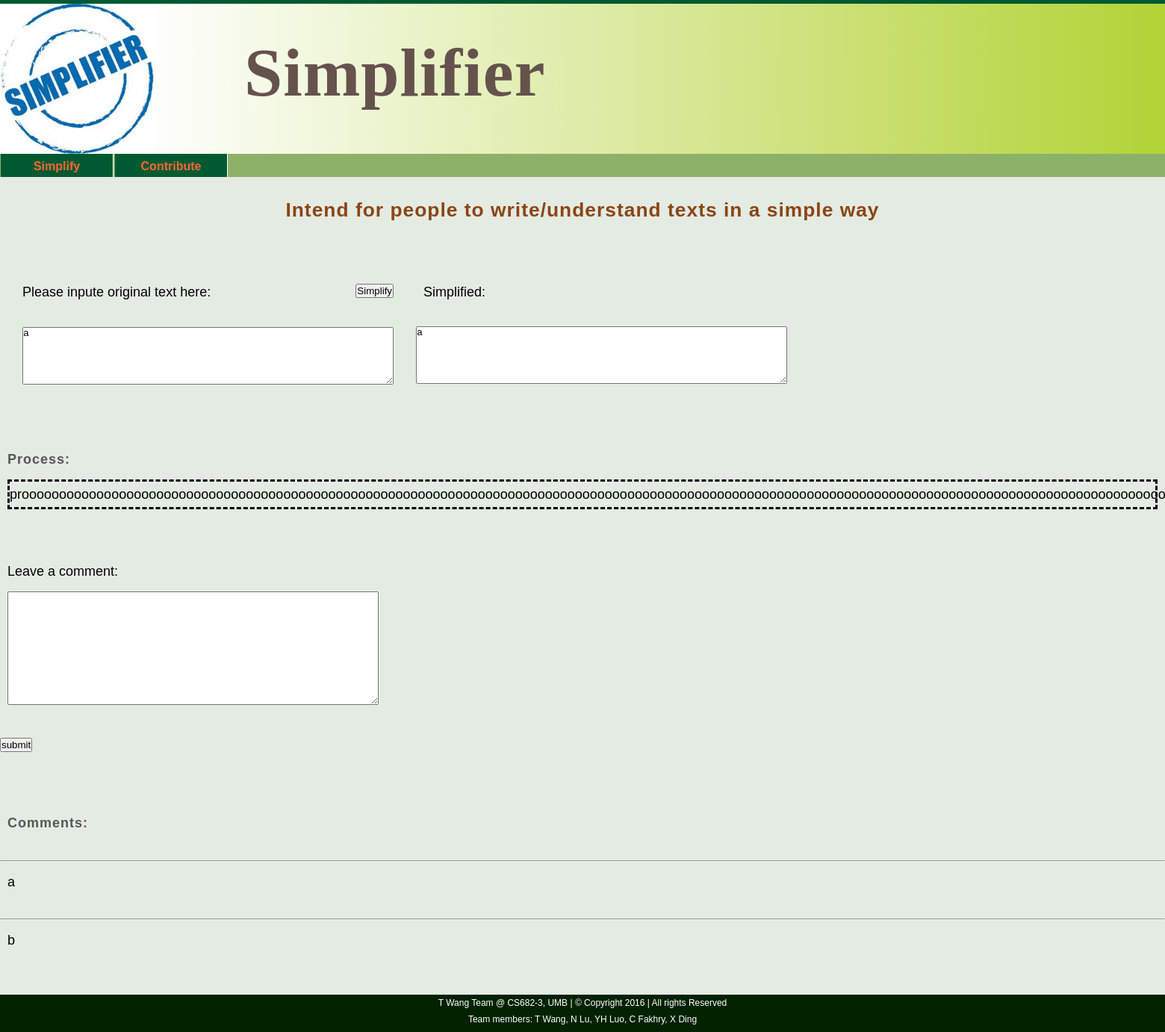
The app's page /result/a/, older data.
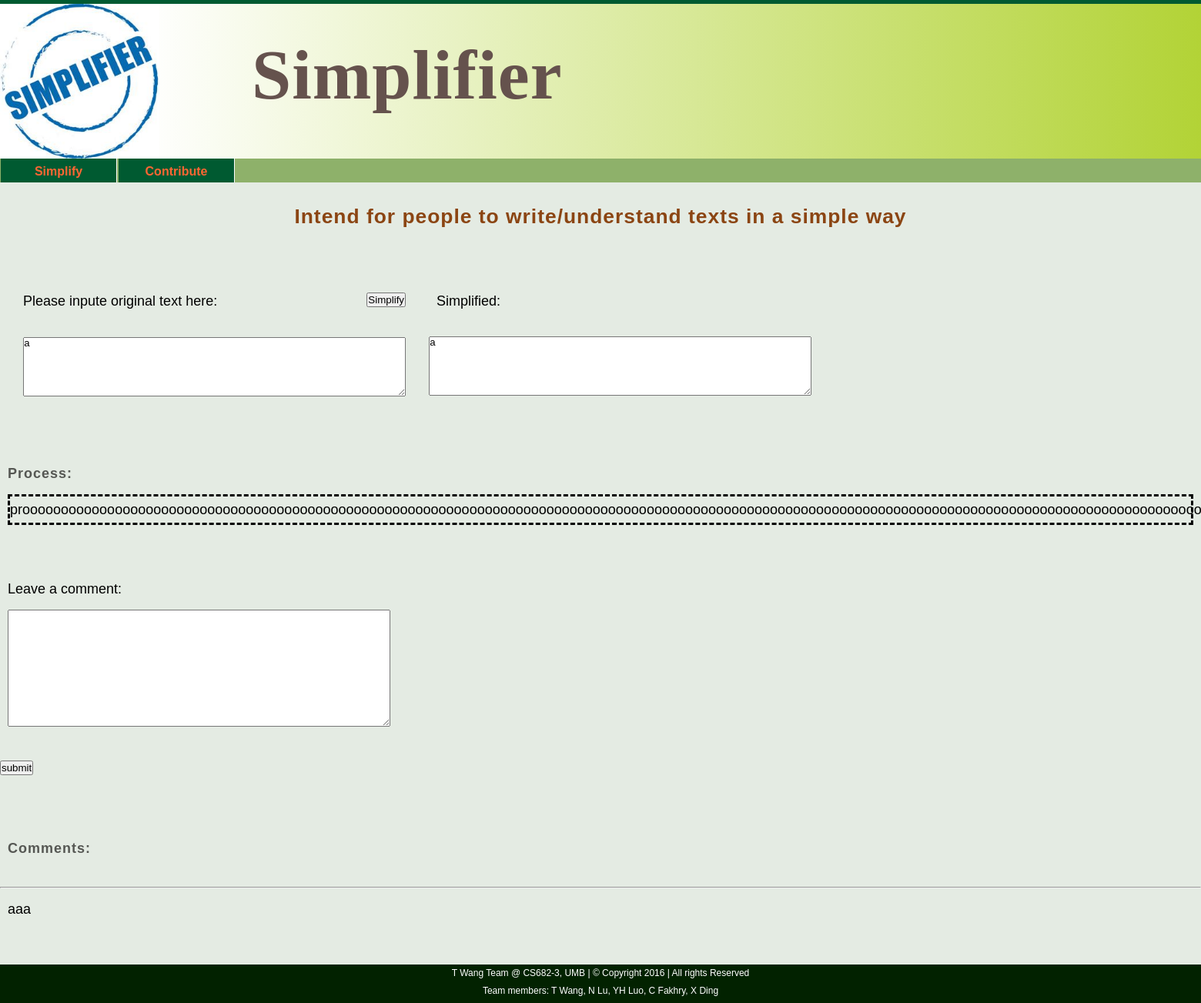
The same page, newer data.
### translate/models.py (models this page shows, shortened)
class Comment(models.Model):
    history = models.ForeignKey(Simplify, on_delete=models.CASCADE)
    comment = models.TextField()

### translate/views.py (the view, shortened to what this page needs)
# urls.py: url(r'^result/(?P<hard_text>[\w\W]*)/$', views.result, name='result'),
def result(request, hard_text):
    form = TestForm(initial={'original_text': hard_text})
    formc = CommentForm()
    simple = hard_text###
    process = "prooooooooooooooooooooooooooooooooooooooooooooooooooooooooooooooooooooooooooooooooooooooooooooooooooooooooooooooooooooooooooooooooooooooooooooooooooooooooooooooooooooooooooooooooooooooooooooooooooooooooooooooooooooooooooooooooooooooooooooooooooooooooooooooooooooooooooooooooooooooooooooooooooooooooooooooooooooooooooooooooooooooooooooooooooooooooooooooooooooooooooooooooooooooooooooooooooooooooooooooooooooooooooooooooooooooooooooooooooooooooooooooooooooooooooooooooooooooooooooooooooooooooooooooooooooooooooooooooooooooooooooooooooooooooooooooooooooooooooooooooooooooooooooooooooooooooooooooooooooooooooooooooooooooooooocess"###
    if 'original_text' in request.GET and request.GET["original_text"]:
        hard_text = request.GET.get("original_text")
        return redirect('result', hard_text)
    else:
        try:
            history = Simplify.objects.get(input=hard_text, output=simple)
        except Simplify.DoesNotExist:
            return render(request, 'result.html', {'simple': simple, 'form' : form, 'formc':formc,'process':process})
        comments = Comment.objects.filter(history=history.id)
        return render(request, 'result.html', {'simple': simple, 'form' : form, 'formc':formc, 'com':comments,'process':process})

### translate/forms.py
class TestForm(forms.Form):
     original_text = forms.CharField(widget=forms.Textarea(attrs={'rows':5, 'cols':60}), label='')

class CommentForm(forms.ModelForm):
    comment = forms.CharField(widget=forms.Textarea(attrs={'rows':10, 'cols':60}), label='')
    class Meta:
        model = Comment
        exclude = ('history',)

### templates/result.html (shortened to what this page needs)
{% extends 'base.html' %}
{% block content %}
<h1 id="h1_title">Intend for people to write/understand texts in a simple way </h1><br/>
<table  >
<form class="search-form" method="GET" name="input text you want to simplify">{% csrf_token %}
    <tr>
        <td><label for="id_original_text"><p>Please inpute original text here:<input type="submit" value="Simplify" style="float: right" ></p></label></td>
        <td><label for="simplified_text"><p>Simplified:</p></label>
        </td>
    </tr>
    <tr>
        <td>{{ form.as_p }}</td>
        <td><textarea rows="5" cols="60" wrap="hard" readonly="yes" name="text after simplified" id="simplified_text">{{ simple }}
        </textarea></td>
    </tr>
</form>
</table>
<h2>Process:</h2>
<p style="border-style:dashed">{{ process }}</p><br/><br/>
<form method="POST" >{% csrf_token %}
    <label for="id_comment"><p>    Leave a comment:</p></label>{{ formc.as_p }}<br />
       <input type="submit" value="submit"  />
</form><br/><br/>
{% if com %}
<h2>Comments:</h2><br/>
{% for comment in com %}<hr/>
<p>{{ comment.comment }}</p><br/>
{% endfor %}
{% endif %}
{% endblock content %}

Row changes from the older to the newer data that the page shows:
removed Comment: comment "b"
changed Comment: comment "a" → "aaa"
